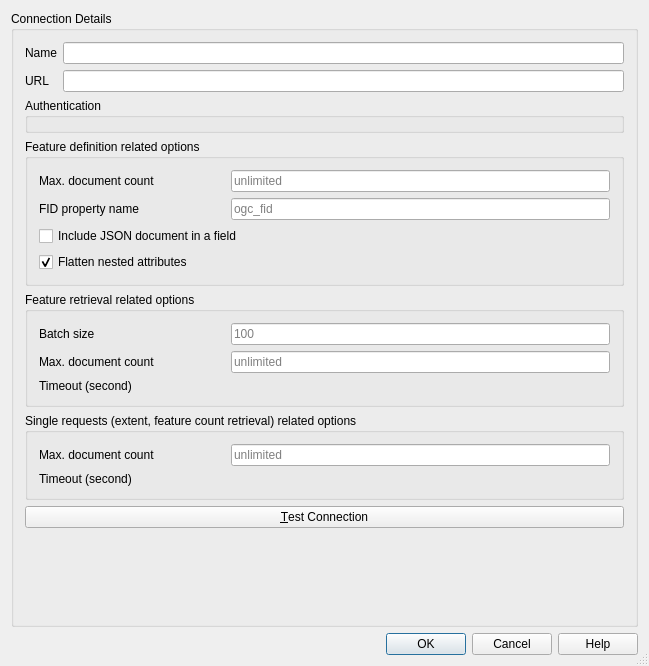
<?xml version="1.0" encoding="UTF-8"?>
<ui version="4.0">
 <class>ConnectionDialogBase</class>
 <widget class="QDialog" name="ConnectionDialogBase">
  <property name="geometry">
   <rect>
    <x>0</x>
    <y>0</y>
    <width>649</width>
    <height>666</height>
   </rect>
  </property>
  <property name="windowTitle">
   <string>Create a New Connection</string>
  </property>
  <property name="sizeGripEnabled">
   <bool>true</bool>
  </property>
  <property name="modal">
   <bool>true</bool>
  </property>
  <layout class="QGridLayout" name="gridLayout_4">
   <item row="1" column="0">
    <widget class="QDialogButtonBox" name="buttonBox">
     <property name="standardButtons">
      <set>QDialogButtonBox::Cancel|QDialogButtonBox::Help|QDialogButtonBox::Ok</set>
     </property>
    </widget>
   </item>
   <item row="0" column="0">
    <widget class="QGroupBox" name="mGroupBox">
     <property name="title">
      <string>Connection Details</string>
     </property>
     <layout class="QGridLayout">
      <item row="1" column="0" colspan="2">
       <widget class="QGroupBox" name="mAuthGroupBox">
        <property name="title">
         <string>Authentication</string>
        </property>
        <layout class="QVBoxLayout" name="verticalLayout">
         <property name="leftMargin">
          <number>6</number>
         </property>
         <property name="topMargin">
          <number>6</number>
         </property>
         <property name="rightMargin">
          <number>6</number>
         </property>
         <property name="bottomMargin">
          <number>6</number>
         </property>
         <item>
          <widget class="QgsAuthSettingsWidget" name="mAuthSettings" native="true">
           <property name="sizePolicy">
            <sizepolicy hsizetype="Preferred" vsizetype="Maximum">
             <horstretch>0</horstretch>
             <verstretch>0</verstretch>
            </sizepolicy>
           </property>
          </widget>
         </item>
        </layout>
       </widget>
      </item>
      <item row="6" column="0" colspan="2">
       <spacer name="verticalSpacer">
        <property name="orientation">
         <enum>Qt::Vertical</enum>
        </property>
        <property name="sizeHint" stdset="0">
         <size>
          <width>0</width>
          <height>0</height>
         </size>
        </property>
       </spacer>
      </item>
      <item row="0" column="0" colspan="2">
       <widget class="QFrame" name="frame">
        <property name="sizePolicy">
         <sizepolicy hsizetype="MinimumExpanding" vsizetype="Minimum">
          <horstretch>0</horstretch>
          <verstretch>0</verstretch>
         </sizepolicy>
        </property>
        <layout class="QGridLayout" name="gridLayout_5">
         <property name="leftMargin">
          <number>0</number>
         </property>
         <property name="topMargin">
          <number>0</number>
         </property>
         <property name="rightMargin">
          <number>0</number>
         </property>
         <property name="bottomMargin">
          <number>0</number>
         </property>
         <item row="0" column="0">
          <widget class="QLabel" name="TextLabel1_2">
           <property name="text">
            <string>Name</string>
           </property>
           <property name="wordWrap">
            <bool>true</bool>
           </property>
           <property name="margin">
            <number>5</number>
           </property>
          </widget>
         </item>
         <item row="0" column="1">
          <widget class="QLineEdit" name="txtName">
           <property name="minimumSize">
            <size>
             <width>0</width>
             <height>0</height>
            </size>
           </property>
           <property name="toolTip">
            <string>Name of the new connection</string>
           </property>
           <property name="frame">
            <bool>true</bool>
           </property>
          </widget>
         </item>
         <item row="1" column="0">
          <widget class="QLabel" name="TextLabel1">
           <property name="text">
            <string>URL</string>
           </property>
           <property name="margin">
            <number>5</number>
           </property>
          </widget>
         </item>
         <item row="1" column="1">
          <widget class="QLineEdit" name="txtUrl">
           <property name="toolTip">
            <string>HTTP address of the Elasticsearch Server</string>
           </property>
          </widget>
         </item>
        </layout>
       </widget>
      </item>
      <item row="3" column="0" colspan="2">
       <widget class="QGroupBox" name="mOptionsGroupBoxFeature">
        <property name="title">
         <string>Feature retrieval related options</string>
        </property>
        <layout class="QGridLayout" name="gridLayout2">
         <item row="1" column="0">
          <widget class="QLabel" name="lblBatchSize">
           <property name="text">
            <string>Batch size</string>
           </property>
          </widget>
         </item>
         <item row="1" column="1" colspan="2">
          <widget class="QLineEdit" name="txtBatchSize">
           <property name="toolTip">
            <string>&lt;html&gt;&lt;head/&gt;&lt;body&gt;&lt;p&gt;Enter a number to limit the maximum number of documents retrieved in a single scrolling request. If let to empty, it will default to 100.&lt;/p&gt;&lt;/body&gt;&lt;/html&gt;</string>
           </property>
           <property name="placeholderText">
            <string notr="true">100</string>
           </property>
          </widget>
         </item>
         <item row="2" column="0">
          <widget class="QLabel" name="lblMaxDocumentCount">
           <property name="text">
            <string>Max. document count</string>
           </property>
           <property name="wordWrap">
            <bool>true</bool>
           </property>
          </widget>
         </item>
         <item row="2" column="1" colspan="2">
          <widget class="QLineEdit" name="txtMaxDocumentCount">
           <property name="toolTip">
            <string>&lt;html&gt;&lt;head/&gt;&lt;body&gt;&lt;p&gt;Enter a number to limit the maximum number of documents retrieved during feature iteration&lt;/p&gt;&lt;/body&gt;&lt;/html&gt;</string>
           </property>
           <property name="placeholderText">
            <string>unlimited</string>
           </property>
          </widget>
         </item>
         <item row="3" column="0">
          <widget class="QLabel" name="lblFeatureIterationTimeout">
           <property name="text">
            <string>Timeout (second)</string>
           </property>
          </widget>
         </item>
         <item row="3" column="1" colspan="2">
          <widget class="QgsDoubleSpinBox" name="spinFeatureIterationTimeout" native="true">
           <property name="toolTip">
            <string>&lt;html&gt;&lt;head/&gt;&lt;body&gt;&lt;p&gt;Maximum delay in second allowed for feature iteration&lt;/p&gt;&lt;/body&gt;&lt;/html&gt;</string>
           </property>
          </widget>
         </item>
        </layout>
       </widget>
      </item>
      <item row="5" column="0" colspan="2">
       <widget class="QPushButton" name="mTestConnectionButton">
        <property name="text">
         <string>&amp;Test Connection</string>
        </property>
       </widget>
      </item>
      <item row="2" column="0" colspan="2">
       <widget class="QGroupBox" name="mOptionsGroupBoxFeatureDefn">
        <property name="title">
         <string>Feature definition related options</string>
        </property>
        <layout class="QGridLayout" name="gridLayout1">
         <item row="1" column="0">
          <widget class="QLabel" name="lblMaxNumFeaturesFeatureDefn">
           <property name="text">
            <string>Max. document count</string>
           </property>
           <property name="wordWrap">
            <bool>true</bool>
           </property>
          </widget>
         </item>
         <item row="1" column="1" colspan="2">
          <widget class="QLineEdit" name="txtMaxNumFeaturesFeatureDefn">
           <property name="toolTip">
            <string>&lt;html&gt;&lt;head/&gt;&lt;body&gt;&lt;p&gt;Enter a number to limit the maximum number of documents retrieved to establish the feature definition (fields, geometry type). If let to empty, it will default to 100 documents.&lt;/p&gt;&lt;/body&gt;&lt;/html&gt;</string>
           </property>
           <property name="text">
            <string/>
           </property>
           <property name="placeholderText">
            <string>unlimited</string>
           </property>
          </widget>
         </item>
         <item row="2" column="0">
          <widget class="QLabel" name="lblFIDColumnName">
           <property name="text">
            <string>FID property name</string>
           </property>
          </widget>
         </item>
         <item row="2" column="1" colspan="2">
          <widget class="QLineEdit" name="txtFIDColumnName">
           <property name="toolTip">
            <string>&lt;html&gt;&lt;head/&gt;&lt;body&gt;&lt;p&gt;Enter the name of the property that must be used to fill the OGR feature identifier. It will default to ogc_fid&lt;/p&gt;&lt;/body&gt;&lt;/html&gt;</string>
           </property>
           <property name="placeholderText">
            <string notr="true">ogc_fid</string>
           </property>
          </widget>
         </item>
         <item row="3" column="0" colspan="2">
          <widget class="QCheckBox" name="cbxIncludeJSON">
           <property name="toolTip">
            <string>&lt;html&gt;&lt;head/&gt;&lt;body&gt;&lt;p&gt;Whether to include a field with the full document as JSON.&lt;/p&gt;&lt;/body&gt;&lt;/html&gt;</string>
           </property>
           <property name="text">
            <string>Include JSON document in a field</string>
           </property>
          </widget>
         </item>
         <item row="4" column="0" colspan="2">
          <widget class="QCheckBox" name="cbxFlattenNestedAttributes">
           <property name="toolTip">
            <string>&lt;html&gt;&lt;head/&gt;&lt;body&gt;&lt;p&gt;Whether to recursively explore nested objects and produce flatten OGR attributes.&lt;/p&gt;&lt;/body&gt;&lt;/html&gt;</string>
           </property>
           <property name="text">
            <string>Flatten nested attributes</string>
           </property>
           <property name="checked">
            <bool>true</bool>
           </property>
          </widget>
         </item>
        </layout>
       </widget>
      </item>
      <item row="4" column="0" colspan="2">
       <widget class="QGroupBox" name="mOptionsGroupBoxSingleRequest">
        <property name="title">
         <string>Single requests (extent, feature count retrieval) related options</string>
        </property>
        <layout class="QGridLayout" name="gridLayout2_2">
         <item row="1" column="0">
          <widget class="QLabel" name="lblMaxDocumentCountSingleRequest">
           <property name="text">
            <string>Max. document count</string>
           </property>
           <property name="wordWrap">
            <bool>true</bool>
           </property>
          </widget>
         </item>
         <item row="1" column="1" colspan="2">
          <widget class="QLineEdit" name="txtMaxDocumentCountSingleRequest">
           <property name="toolTip">
            <string>&lt;html&gt;&lt;head/&gt;&lt;body&gt;&lt;p&gt;Enter a number to limit the maximum number of documents retrieved during a single request&lt;/p&gt;&lt;/body&gt;&lt;/html&gt;</string>
           </property>
           <property name="placeholderText">
            <string>unlimited</string>
           </property>
          </widget>
         </item>
         <item row="2" column="0">
          <widget class="QLabel" name="lblFeatureIterationTimeoutSingleRequest">
           <property name="text">
            <string>Timeout (second)</string>
           </property>
          </widget>
         </item>
         <item row="2" column="1" colspan="2">
          <widget class="QgsDoubleSpinBox" name="spinFeatureIterationTimeoutSingleRequest" native="true">
           <property name="toolTip">
            <string>&lt;html&gt;&lt;head/&gt;&lt;body&gt;&lt;p&gt;Maximum delay in second allowed for a single request&lt;/p&gt;&lt;/body&gt;&lt;/html&gt;</string>
           </property>
          </widget>
         </item>
        </layout>
       </widget>
      </item>
     </layout>
    </widget>
   </item>
  </layout>
 </widget>
 <layoutdefault spacing="6" margin="11"/>
 <customwidgets>
  <customwidget>
   <class>QgsAuthSettingsWidget</class>
   <extends>QWidget</extends>
   <header>qgis.gui</header>
   <container>1</container>
  </customwidget>
  <customwidget>
   <class>QgsDoubleSpinBox</class>
   <extends>QWidget</extends>
   <header>qgis.gui</header>
   <container>1</container>
  </customwidget>
 </customwidgets>
 <tabstops>
  <tabstop>txtName</tabstop>
  <tabstop>txtUrl</tabstop>
  <tabstop>mAuthGroupBox</tabstop>
  <tabstop>txtMaxNumFeaturesFeatureDefn</tabstop>
  <tabstop>txtFIDColumnName</tabstop>
  <tabstop>cbxIncludeJSON</tabstop>
  <tabstop>cbxFlattenNestedAttributes</tabstop>
  <tabstop>txtBatchSize</tabstop>
  <tabstop>txtMaxDocumentCount</tabstop>
  <tabstop>spinFeatureIterationTimeout</tabstop>
  <tabstop>txtMaxDocumentCountSingleRequest</tabstop>
  <tabstop>spinFeatureIterationTimeoutSingleRequest</tabstop>
  <tabstop>mTestConnectionButton</tabstop>
 </tabstops>
 <resources/>
 <connections>
  <connection>
   <sender>buttonBox</sender>
   <signal>accepted()</signal>
   <receiver>ConnectionDialogBase</receiver>
   <slot>accept()</slot>
   <hints>
    <hint type="sourcelabel">
     <x>223</x>
     <y>311</y>
    </hint>
    <hint type="destinationlabel">
     <x>223</x>
     <y>166</y>
    </hint>
   </hints>
  </connection>
  <connection>
   <sender>buttonBox</sender>
   <signal>rejected()</signal>
   <receiver>ConnectionDialogBase</receiver>
   <slot>reject()</slot>
   <hints>
    <hint type="sourcelabel">
     <x>223</x>
     <y>311</y>
    </hint>
    <hint type="destinationlabel">
     <x>223</x>
     <y>166</y>
    </hint>
   </hints>
  </connection>
 </connections>
</ui>
